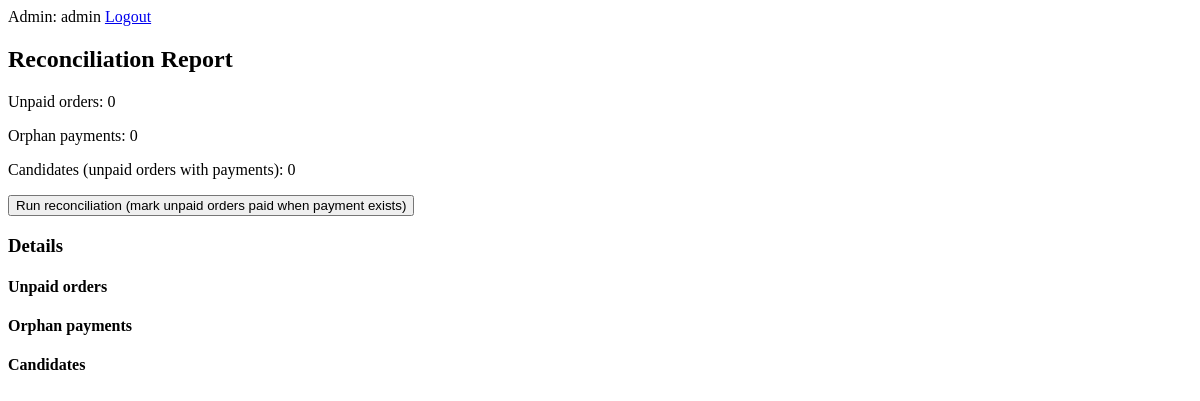
The app's page /admin/reconcile (signed in), older data.
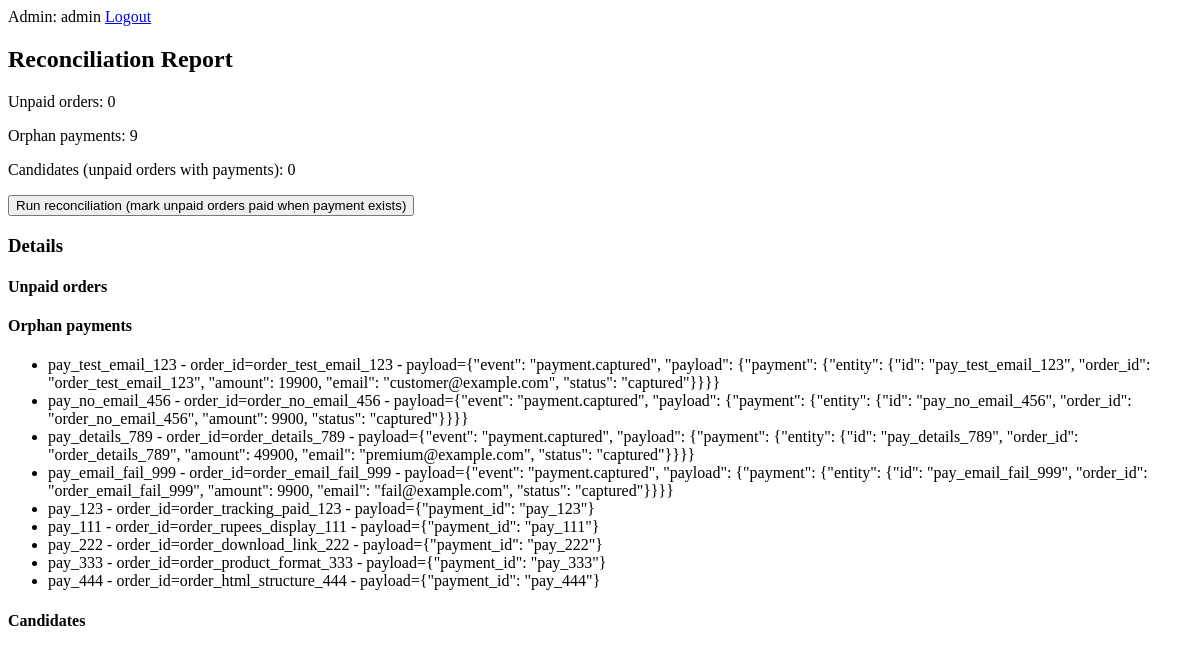
The same page, newer data.
### tables this page shows
CREATE TABLE payments (
	id VARCHAR NOT NULL, 
	order_id VARCHAR, 
	payload TEXT, 
	received_at FLOAT, 
	PRIMARY KEY (id), 
	FOREIGN KEY(order_id) REFERENCES orders (id)
);

### app.py (the view)
@app.route('/admin/reconcile', methods=['GET', 'POST'])
@admin_required
@csrf_protect
def admin_reconcile():
    try:
        from utils import reconcile_orders, apply_reconciliation, init_db
        init_db()
        report = reconcile_orders()
        result = None
        if request.method == 'POST':
            result = apply_reconciliation()
            report = reconcile_orders()
        return render_template('admin_reconcile.html', report=report, result=result)
    except Exception as e:
        logging.exception("Failed to run reconciliation: %s", e)
        return "Internal error", 500

### app.py (called while the page is built, shortened)
def set_response_request_id(response):
    rid = getattr(g, "request_id", None)
    if rid:
        response.headers["X-Request-ID"] = rid
    return response

@app.before_request
def attach_request_id():
    rid = request.headers.get("X-Request-ID") or str(uuid4())
    g.request_id = rid

@app.context_processor
def inject_admin_config():
    try:
        timeout = int(os.getenv('ADMIN_SESSION_TIMEOUT', '0'))
    except Exception:
        timeout = 0
    if 'csrf_token' not in session:
        session['csrf_token'] = secrets.token_urlsafe(32)
    return dict(ADMIN_SESSION_TIMEOUT=timeout, csrf_token=session.get('csrf_token'))

def admin_required(func):
    @functools.wraps(func)
    def wrapper(*args, **kwargs):
        try:
            if session.get('admin_authenticated'):
                try:
                    timeout = int(os.getenv('ADMIN_SESSION_TIMEOUT', '0'))
                except Exception:
                    timeout = 0
                if not timeout:
                    return func(*args, **kwargs)
        except RuntimeError:
            pass
    return wrapper

def csrf_protect(func):
    @functools.wraps(func)
    def wrapper(*args, **kwargs):
        if request.method == 'POST':
            token = session.get('csrf_token')
            provided = request.headers.get('X-CSRF-Token') or request.form.get('csrf_token') or (request.get_json(silent=True) or {}).get('csrf_token')
            if not token or not provided or provided != token:
                return ('Forbidden', 403)
        return func(*args, **kwargs)
    return wrapper

### models.py (called while the page is built)
def get_engine(db_url=None):
    if not db_url:
        db_path = os.getenv('DATA_DB', None)
        if db_path:
            db_url = f"sqlite:///{db_path}"
        else:
            db_url = "sqlite:///data.db"
    return create_engine(db_url, connect_args={"check_same_thread": False})

def get_session(engine=None):
    if engine is None:
        engine = get_engine()
    Session = sessionmaker(bind=engine)
    return Session()

### utils.py (called while the page is built)
def _get_db_url():
    db_path = os.getenv('DATA_DB', None)
    if db_path:
        return f"sqlite:///{db_path}"
    return None

def init_db():
    engine = get_engine(_get_db_url())
    Base.metadata.create_all(engine)

### templates/admin_reconcile.html (shortened to what this page needs)
<!DOCTYPE html>
<html>
<head>
</head>
<body>
  {% include '_admin_header.html' %}
  <h2>Reconciliation Report</h2>
  <p>Unpaid orders: {{ report.unpaid_orders|length }}</p>
  <p>Orphan payments: {{ report.orphan_payments|length }}</p>
  <p>Candidates (unpaid orders with payments): {{ report.candidates|length }}</p>
  <form method="post" action="/admin/reconcile">
    <button type="submit">Run reconciliation (mark unpaid orders paid when payment exists)</button>
  </form>
  <h3>Details</h3>
  <h4>Unpaid orders</h4>
  <h4>Orphan payments</h4>
  <ul>
    {% for p in report.orphan_payments %}
      <li>{{ p[0] }} - order_id={{ p[1] }} - payload={{ p[2] }}</li>
    {% endfor %}
  </ul>
  <h4>Candidates</h4>
</body>
</html>

### templates/_admin_header.html (shortened to what this page needs)
<div>
  {% if session.admin_authenticated %}
    <span>Admin{% if session.admin_username %}: {{ session.admin_username }}{% endif %}</span>
    <a href="{{ url_for('admin_logout') }}">Logout</a>
  {% else %}
    <a href="{{ url_for('admin_login', next=request.path) }}">Login</a>
  {% endif %}
</div>

Row changes from the older to the newer data that the page shows:
added payments: id "pay_test_email_123", order "order_test_email_123", payload "{\"event\": \"payment.captured\", \"payload\": {\"payment\": {\"entity\": {\"id\": \"pay_test_email_123\", \"order_id\": \"order_test_email_123\", \"amount\": 19900, \"email\": \"customer@example.com\", \"status\": \"captured\"}}}}"
added payments: id "pay_no_email_456", order "order_no_email_456", payload "{\"event\": \"payment.captured\", \"payload\": {\"payment\": {\"entity\": {\"id\": \"pay_no_email_456\", \"order_id\": \"order_no_email_456\", \"amount\": 9900, \"status\": \"captured\"}}}}"
added payments: id "pay_details_789", order "order_details_789", payload "{\"event\": \"payment.captured\", \"payload\": {\"payment\": {\"entity\": {\"id\": \"pay_details_789\", \"order_id\": \"order_details_789\", \"amount\": 49900, \"email\": \"premium@example.com\", \"status\": \"captured\"}}}}"
added payments: id "pay_email_fail_999", order "order_email_fail_999", payload "{\"event\": \"payment.captured\", \"payload\": {\"payment\": {\"entity\": {\"id\": \"pay_email_fail_999\", \"order_id\": \"order_email_fail_999\", \"amount\": 9900, \"email\": \"fail@example.com\", \"status\": \"captured\"}}}}"
added payments: id "pay_123", order "order_tracking_paid_123", payload "{\"payment_id\": \"pay_123\"}"
added payments: id "pay_111", order "order_rupees_display_111", payload "{\"payment_id\": \"pay_111\"}"
added payments: id "pay_222", order "order_download_link_222", payload "{\"payment_id\": \"pay_222\"}"
added payments: id "pay_333", order "order_product_format_333", payload "{\"payment_id\": \"pay_333\"}"
added payments: id "pay_444", order "order_html_structure_444", payload "{\"payment_id\": \"pay_444\"}"
Text that changed along with them:
{{ report.orphan_payments|length }}: "0" → "9"
